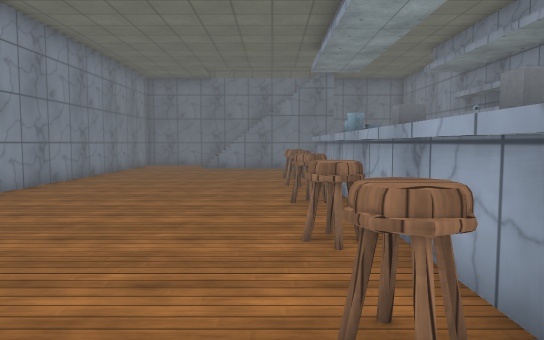
View 1 (above)

15 first-person views from a walk through a 3-D level made in the Unity game engine. The camera is 1.2 m above the floor, tilts 4° down and sees 70° across. The floor is counted in squares, 1 m on a side. Each view is taken from the middle of a square. On the plan, view 1 faces up. The plan holds only what a view shows up to about 15 squares ahead; the rest is blank. The place goes on beyond the plan. Surface patterns are stand-ins for the level's own textures.

View 2
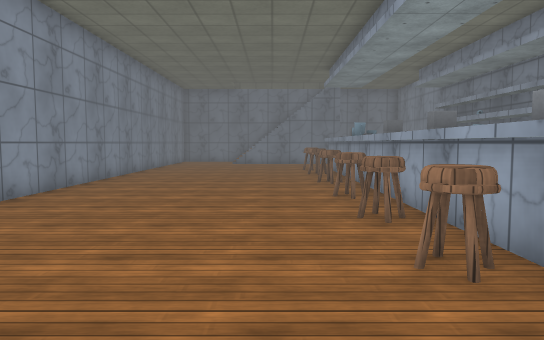

View 3
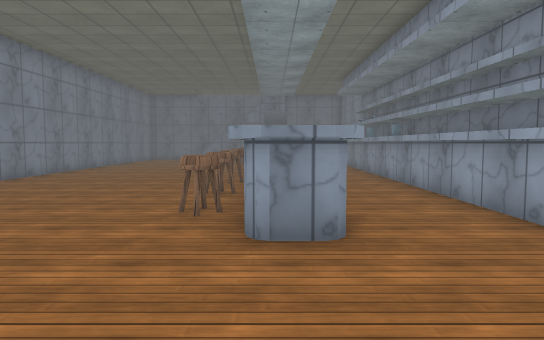

View 4
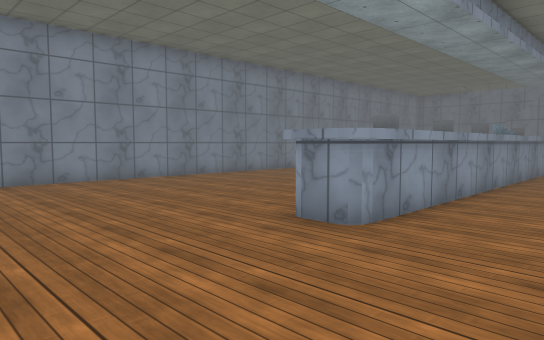

View 5
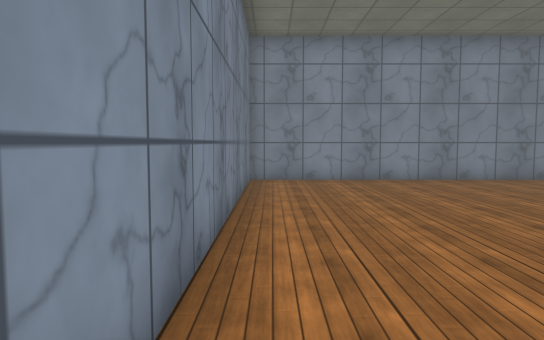

View 6
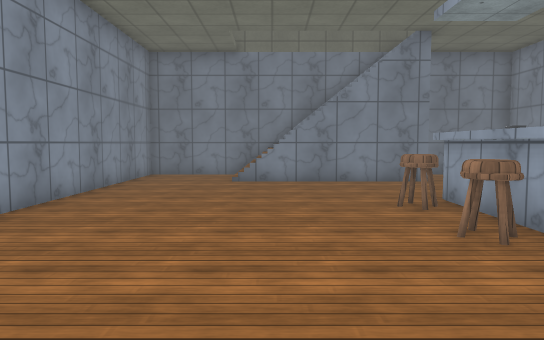

View 7
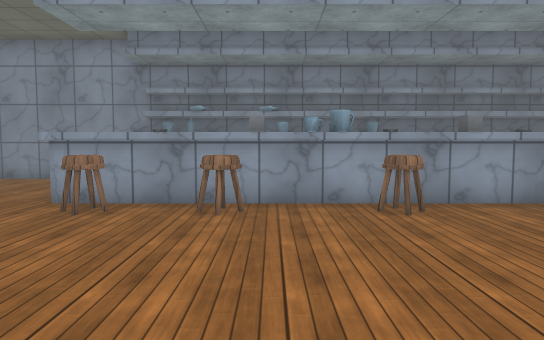

View 8
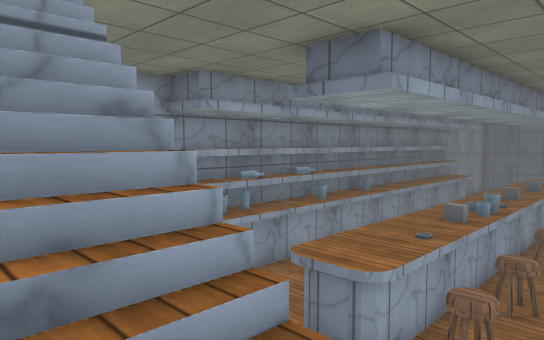

View 9
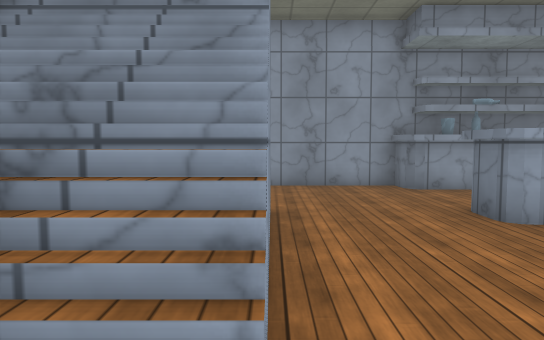

View 10
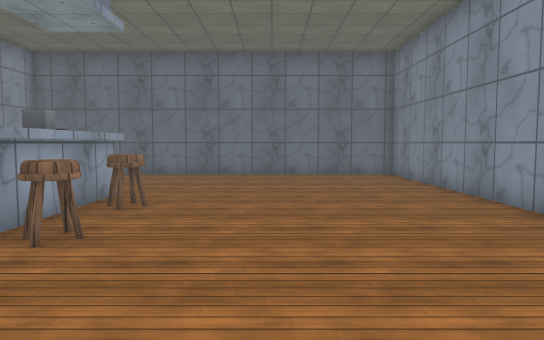

View 11
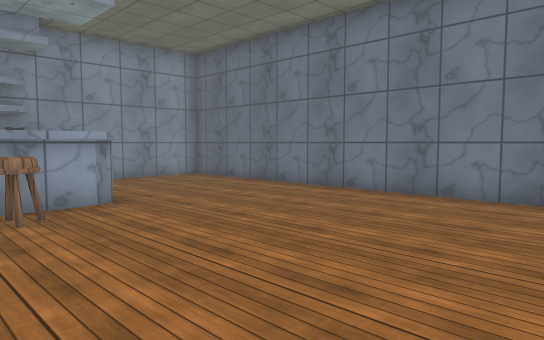

View 12
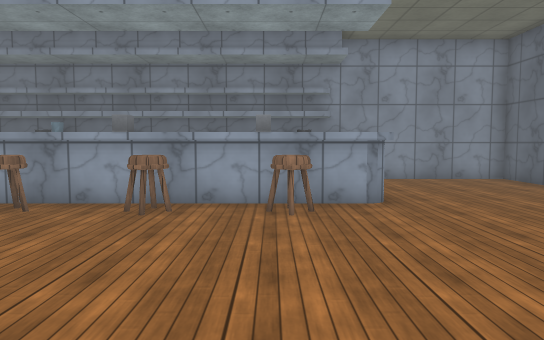

View 13
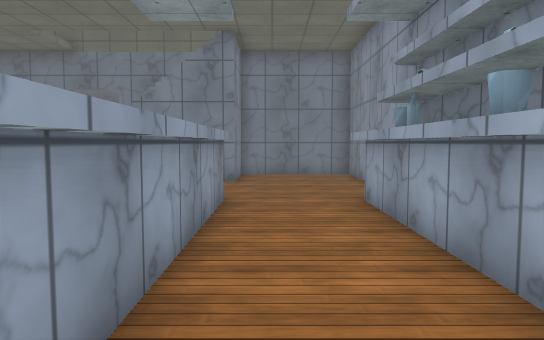

View 14
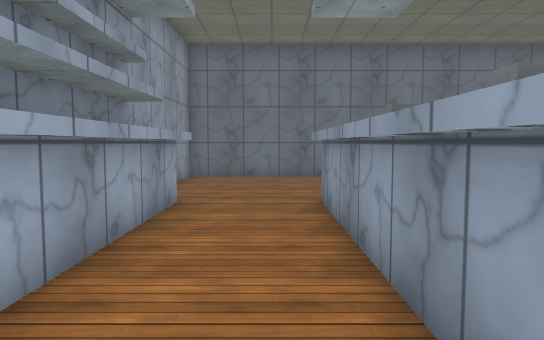

View 15
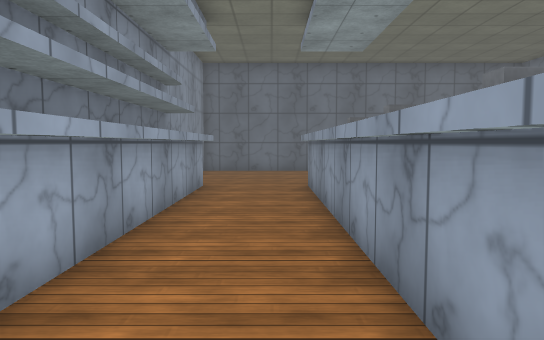

### Floor plan
Key: @ floor where view 1 was taken; # wall or solid block; . floor; / step, stairs or slope; = window, fence, low wall or low ledge; ^ raised ledge; v drop or lower ground; O other object.
Columns run from 7 left of view 1 to 7 right of it. Each row starts with its distance up from view 1.
 21 ###############
 20 #...////  /...#
 19 #...///////...#
 18 #...=vvvv/....#
 17 #.............#
 16 #.............#
 15 #............##
 14 #.......O^^..##
 13 #.......O^^..##
 12 #........O^..##
 11 #.......O^^..##
 10 #........O^..##
  9 #........O^..##
  8 #.......O^^..##
  7 #.......O^^..##
  6 #........O^..##
  5 #.......OO^..##
  4 #.......O^^..#
  3 #........O^..#
  2 #.......O^^..#
  1 #........^^..#
  0 #......@OO^..#
 -1 #.......O^^..##
 -2 #........^^..##
 -3 #.............#
 -4 #.............#
 -5 #.............#
 -6 #.............#
 -7 #.............#
 -8 ###### ########

Where each view was taken, in squares from view 1:
view 1: 0 up, 0 right, facing up
view 2: 4 down, 1 left, facing up
view 3: 7 down, 2 right, facing up
view 4: 7 down, 6 right, facing up-left
view 5: 7 down, 6 right, facing left
view 6: 6 up, 2 left, facing up
view 7: 10 up, 6 left, facing right
view 8: 19 up, 1 left, facing down-right
view 9: 18 up, 4 left, facing right
view 10: 7 up, 2 left, facing down
view 11: 1 up, 6 left, facing down-right
view 12: 0 up, 6 left, facing right
view 13: 6 up, 4 right, facing up
view 14: 6 up, 4 right, facing down
view 15: 9 up, 4 right, facing down
